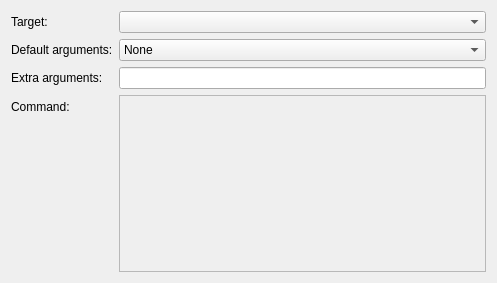
<?xml version="1.0" encoding="UTF-8"?>
<ui version="4.0">
 <class>Nim::NimCompilerBuildStepConfigWidget</class>
 <widget class="QWidget" name="Nim::NimCompilerBuildStepConfigWidget">
  <property name="enabled">
   <bool>true</bool>
  </property>
  <property name="geometry">
   <rect>
    <x>0</x>
    <y>0</y>
    <width>497</width>
    <height>283</height>
   </rect>
  </property>
  <property name="windowTitle">
   <string>Form</string>
  </property>
  <layout class="QVBoxLayout" name="verticalLayout">
   <item>
    <layout class="QFormLayout" name="formLayout">
     <item row="0" column="0">
      <widget class="QLabel" name="targetLabel">
       <property name="text">
        <string>Target:</string>
       </property>
      </widget>
     </item>
     <item row="0" column="1">
      <widget class="QComboBox" name="targetComboBox"/>
     </item>
     <item row="2" column="0">
      <widget class="QLabel" name="additionalArgumentsLabel">
       <property name="text">
        <string>Extra arguments:</string>
       </property>
      </widget>
     </item>
     <item row="2" column="1">
      <widget class="QLineEdit" name="additionalArgumentsLineEdit"/>
     </item>
     <item row="3" column="0">
      <widget class="QLabel" name="commandLabel">
       <property name="text">
        <string>Command:</string>
       </property>
      </widget>
     </item>
     <item row="3" column="1">
      <widget class="QTextEdit" name="commandTextEdit">
       <property name="enabled">
        <bool>false</bool>
       </property>
       <property name="minimumSize">
        <size>
         <width>0</width>
         <height>0</height>
        </size>
       </property>
      </widget>
     </item>
     <item row="1" column="0">
      <widget class="QLabel" name="defaultArgumentsLabel">
       <property name="text">
        <string>Default arguments:</string>
       </property>
      </widget>
     </item>
     <item row="1" column="1">
      <widget class="QComboBox" name="defaultArgumentsComboBox">
       <item>
        <property name="text">
         <string>None</string>
        </property>
       </item>
       <item>
        <property name="text">
         <string>Debug</string>
        </property>
       </item>
       <item>
        <property name="text">
         <string>Release</string>
        </property>
       </item>
      </widget>
     </item>
    </layout>
   </item>
  </layout>
 </widget>
 <tabstops>
  <tabstop>targetComboBox</tabstop>
  <tabstop>defaultArgumentsComboBox</tabstop>
  <tabstop>additionalArgumentsLineEdit</tabstop>
  <tabstop>commandTextEdit</tabstop>
 </tabstops>
 <resources/>
 <connections/>
</ui>
